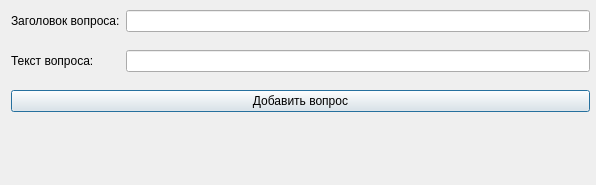
<?xml version="1.0" encoding="UTF-8"?>
<ui version="4.0">
 <class>EssayDialog</class>
 <widget class="QDialog" name="EssayDialog">
  <property name="geometry">
   <rect>
    <x>0</x>
    <y>0</y>
    <width>596</width>
    <height>185</height>
   </rect>
  </property>
  <property name="windowTitle">
   <string>Эссе</string>
  </property>
  <widget class="QWidget" name="formLayoutWidget">
   <property name="geometry">
    <rect>
     <x>10</x>
     <y>10</y>
     <width>581</width>
     <height>81</height>
    </rect>
   </property>
   <layout class="QFormLayout" name="formLayout">
    <property name="sizeConstraint">
     <enum>QLayout::SetMaximumSize</enum>
    </property>
    <property name="fieldGrowthPolicy">
     <enum>QFormLayout::ExpandingFieldsGrow</enum>
    </property>
    <property name="verticalSpacing">
     <number>18</number>
    </property>
    <property name="leftMargin">
     <number>1</number>
    </property>
    <property name="rightMargin">
     <number>1</number>
    </property>
    <item row="0" column="0">
     <widget class="QLabel" name="label">
      <property name="text">
       <string>Заголовок вопроса:</string>
      </property>
     </widget>
    </item>
    <item row="0" column="1">
     <widget class="QLineEdit" name="lineEdit"/>
    </item>
    <item row="1" column="0">
     <widget class="QLabel" name="label_2">
      <property name="text">
       <string>Текст вопроса:</string>
      </property>
     </widget>
    </item>
    <item row="1" column="1">
     <widget class="QLineEdit" name="lineEdit_2"/>
    </item>
   </layout>
  </widget>
  <widget class="QWidget" name="verticalLayoutWidget">
   <property name="geometry">
    <rect>
     <x>10</x>
     <y>90</y>
     <width>581</width>
     <height>80</height>
    </rect>
   </property>
   <layout class="QVBoxLayout" name="verticalLayout">
    <property name="sizeConstraint">
     <enum>QLayout::SetMaximumSize</enum>
    </property>
    <property name="leftMargin">
     <number>1</number>
    </property>
    <property name="rightMargin">
     <number>1</number>
    </property>
    <item>
     <widget class="QPushButton" name="pushButton">
      <property name="text">
       <string>Добавить вопрос</string>
      </property>
     </widget>
    </item>
   </layout>
  </widget>
 </widget>
 <resources/>
 <connections/>
</ui>
